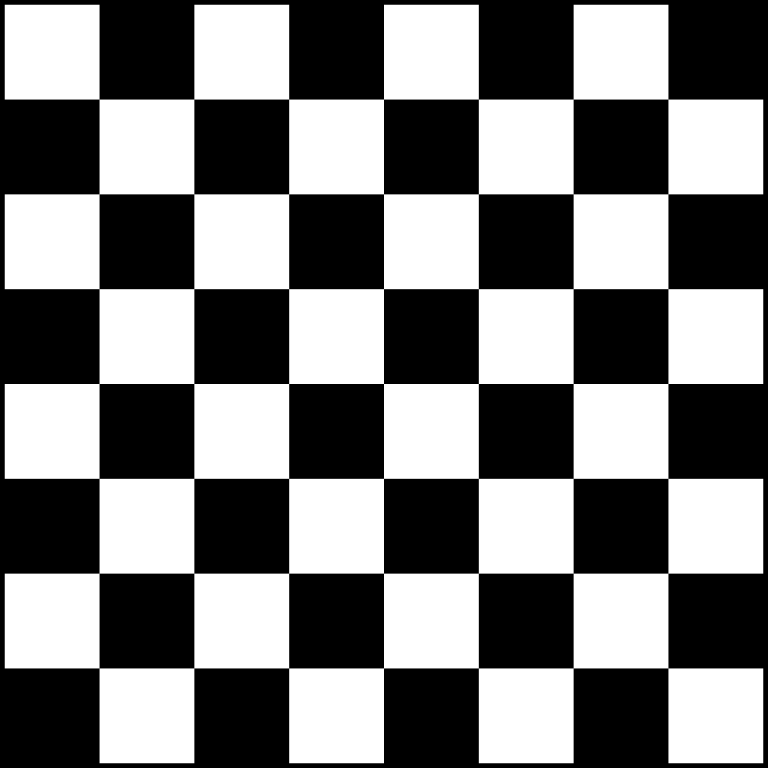
//> input picture Transforms/img_2.png, 768 x 768 px
$ ./main   (built with g++ and OpenCV 4)
//> lines starting //> are read from the running program, lines starting //| are printed output that depends on the picture; after the words box and inside, x2 and y2 are one past the last pixel; in counts of white or black regions, pixels touching at a corner belong together
//> further down, img is the input picture: 768 rows x 768 cols, CV_8UC3; min 0, max 255, mean 124.4
#include <iostream>
#include <iomanip>
#include <vector>
#include <cstdio>

#include <opencv2/core.hpp>
#include <opencv2/highgui.hpp>
#include <opencv2/imgcodecs.hpp>
#include <opencv2/imgproc.hpp>

#define RAD 0
#define DEG 1
#define PI 3.14159265358979323846

#include <Eigen/Dense>

using namespace Eigen;
using namespace std;
using namespace cv;

Mat rotateImgPart(Mat img, double x, double y, double width, double height, double angle, double scaleX = 1.0, double scaleY = 1.0, int mode = RAD) {
//> called with x = 192, y = 192, width = 200, height = 200, angle = 27, scaleX = 2, scaleY = 1, mode = 1
    bool applyCorrection = (int) angle % 90 != 0;

    Mat rotatedImg(img.cols, img.rows, CV_8UC3, Scalar(100,100,100));
    Mat scaledImg = rotatedImg.clone();

    Matrix3d R, T1, T2, S;
    Vector3d p[4], pc;

    p[0] << x, y, 1; // Canto superior esquerdo a imagem
    p[1] << x + width, y + height, 1; // Canto inferior direito da imagem
    pc = (p[0] + p[1])/2;

    if(mode == DEG) {
        angle *= PI/180;
    }

    T1 <<      1,      0, 0,
               0,      1, 0,
          -pc[0], -pc[1], 1;

    T2 <<     1,     0, 0,
              0,     1, 0,
          pc[0], pc[1], 1;

    R << cos(angle) , sin(angle), 0,
         -sin(angle), cos(angle), 0,
                   0,          0, 1;

    S << scaleX,      0, 0,
              0, scaleY, 0,
              0,      0, 1;

    Vector3d a, d;
    Vec3b **pixels = (Vec3b **) malloc(sizeof(Vec3b *) * (int) (height + 1));

    // Guarda os valores BGR dos pixels originais
    for(int i = 0; i < height + 1; i++) {
        pixels[i] = (Vec3b *) malloc(sizeof(Vec3b) * (int) (width + 1));

        for(int j = 0; j < width + 1; j++) {
            Vec3b pixel = img.at<Vec3b>(y + i, x + j); // BGR
            img.at<Vec3b>(y + i, x + j) = {0, 0, 0}; // Adiciona um fundo preto à parte da imagem que será extraida
            pixels[i][j] = pixel;
        }
    }
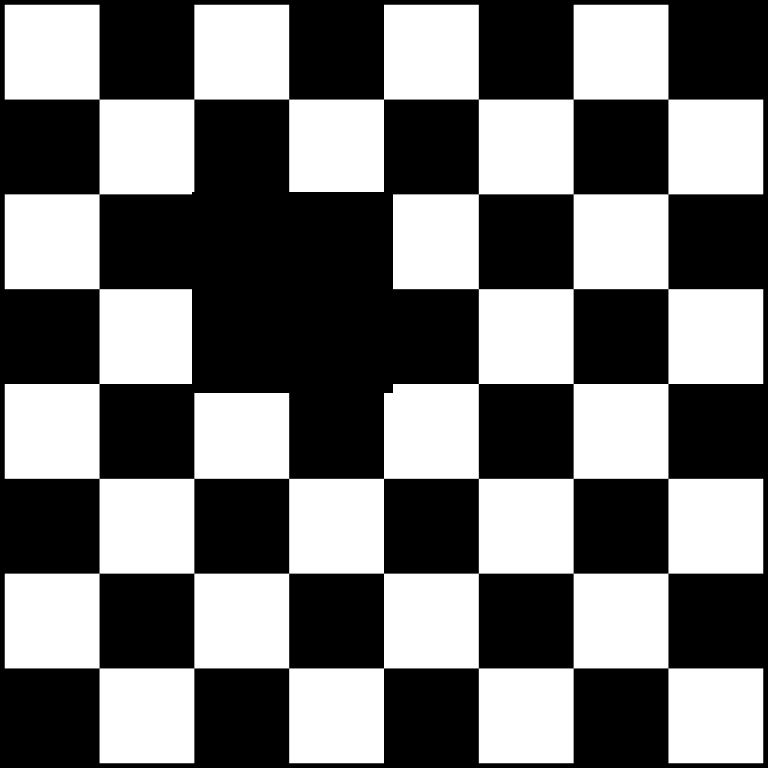
//> img: 768 rows x 768 cols, CV_8UC3; 3.5% of pixels changed, all inside (x1, y1, x2, y2) = (192, 192, 393, 393)

    if(scaleX != 1.0 || scaleY != 1.0) {
        // Altera a escala da imagem
        for(int i = 0; i < height + 1; i++) {
            for(int j = 0; j < width + 1; j++) {
                // Realiza as transformações ponto a ponto
                a << x + j, y + i, 1;
                d = a.transpose() * T1 * S * T2;

                if(d[0] >= 0 && d[0] < scaledImg.cols && d[1] >= 0 && d[1] < scaledImg.rows) {
                    for(int sy = 0; sy < scaleY; sy++) {
                        for(int sx = 0; sx < scaleX; sx++) {
                            if(d[0] + sx >= 0 && d[0] + sx < scaledImg.cols && d[1] + sy >= 0 && d[1] + sy < scaledImg.rows) scaledImg.at<Vec3b>(Point2d(d[0] + sx, d[1] + sy)) = pixels[i][j];
                        }
                    }
                }
            }
        }
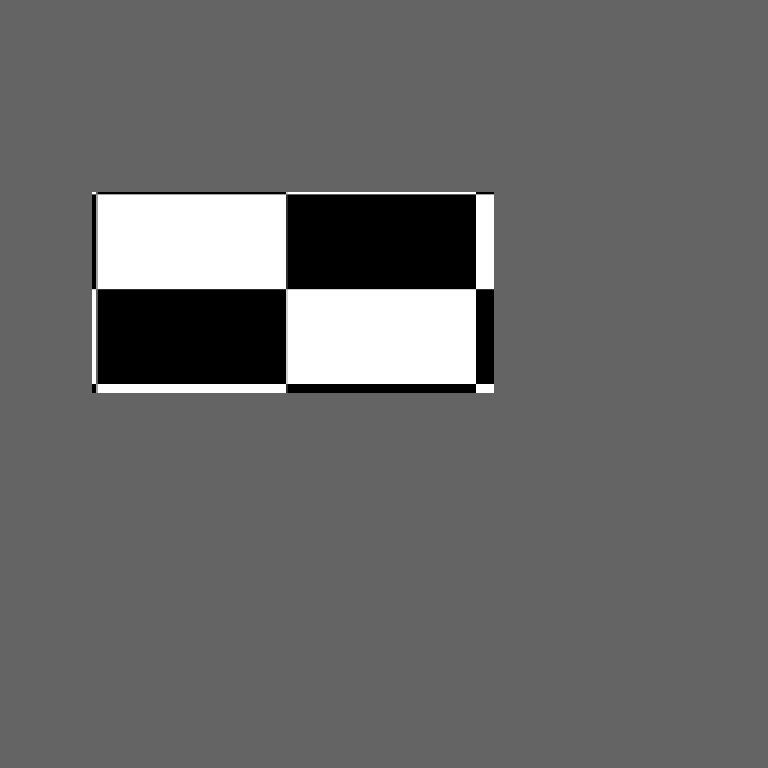
//> scaledImg: 768 rows x 768 cols, CV_8UC3; min 0, max 255, mean 103.8

        free(pixels); // Libera o espaço de memória usado anteriormente

        p[2] = p[0].transpose() * T1 * S * T2; // Calcula a posição do canto superior do recorte escalonado da imagem

        // Atualização dos valores
        x = p[2][0];
        y = p[2][1];
        width *= scaleX;
        height *= scaleY;

        pixels = (Vec3b **) malloc(sizeof(Vec3b *) * (int) (height + 1));

        // Guarda os valores BGR dos pixels que foram escalados
        for(int i = 0; i < height + 1; i++) {
            pixels[i] = (Vec3b *) malloc(sizeof(Vec3b) * (int) (width + 1));

            for(int j = 0; j < width + 1; j++) {
                Vec3b pixel = scaledImg.at<Vec3b>(y + i, x + j); // BGR
                pixels[i][j] = pixel;
            }
        }
    }

    // Rotaciona o recorte da imagem
    for(int i = 0; i < height + 1; i++) {
        for(int j = 0; j < width + 1; j++) {
            a << x + j, y + i, 1;
            d = a.transpose() * T1 * R * T2;

            if(d[0] >= 0 && d[0] < rotatedImg.cols && d[1] >= 0 && d[1] < rotatedImg.rows) {
                rotatedImg.at<Vec3b>(Point2d(d[0], d[1])) = pixels[i][j];

                if(applyCorrection) {
                    rotatedImg.at<Vec3b>(Point2d(d[0], d[1] - 1)) = pixels[i][j];
                    rotatedImg.at<Vec3b>(Point2d(d[0], d[1] + 1)) = pixels[i][j];
                    rotatedImg.at<Vec3b>(Point2d(d[0] - 1, d[1])) = pixels[i][j];
                    rotatedImg.at<Vec3b>(Point2d(d[0] + 1, d[1])) = pixels[i][j];
                }
            }
        }
    }
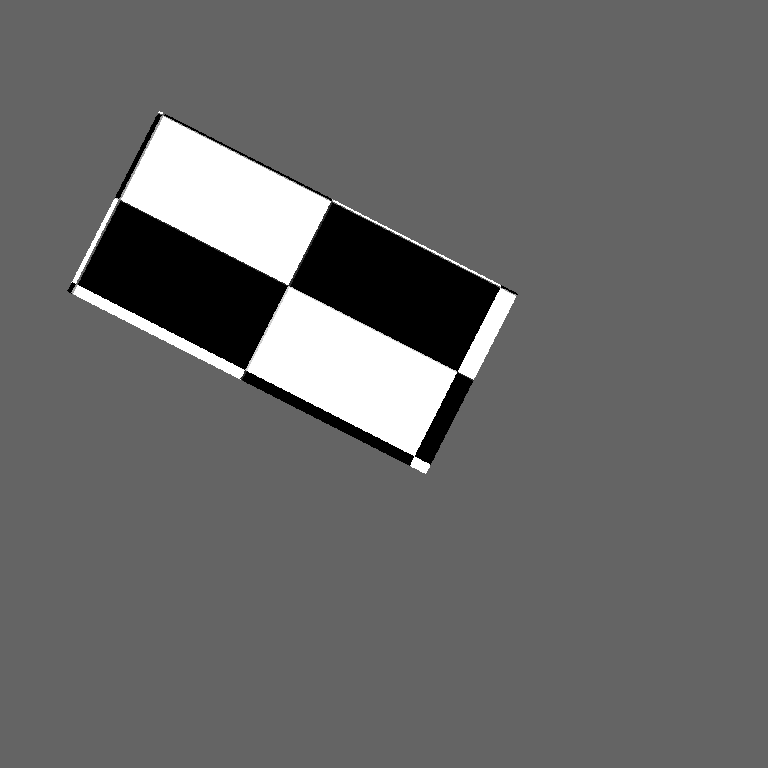
//> rotatedImg: 768 rows x 768 cols, CV_8UC3; min 0, max 255, mean 103.8

    return rotatedImg;
}

int main() {
    Mat img = imread("./img_2.png");
    Mat res;

    res = rotateImgPart(img, img.cols / 4, img.rows / 4, 200, 200, 27, 2, 1, DEG);

    cout << "Para encerrar o programa aperte qualquer tecla enquanto na tela de uma das imagens.\n";

    imshow("Original", img);
    imshow("Transformed Part", res);

    waitKey(0);
}

$ run again, with Transforms/img.png copied over Transforms/img_2.png
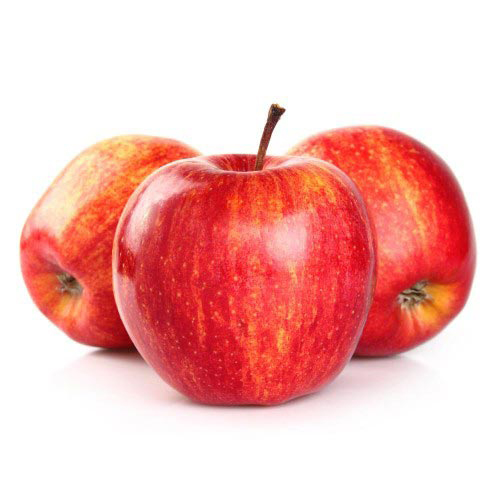
//> input picture Transforms/img.png, 500 x 500 px
//> img is the input picture: 500 rows x 500 cols, CV_8UC3; mean B, G, R 182.6, 186.1, 242.9
//> after the loop in rotateImgPart, `for(int i = 0; i < height + 1; i++)`:
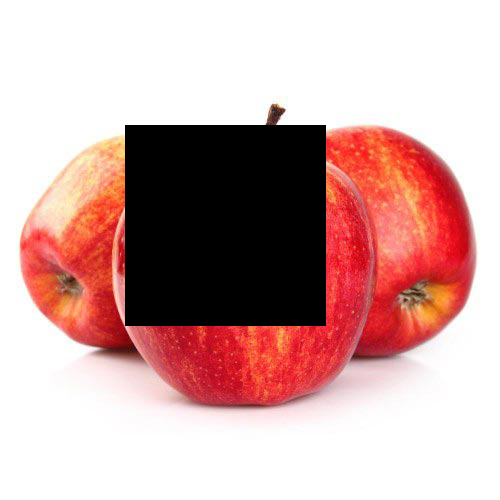
//> img: 500 rows x 500 cols, CV_8UC3; 16.16% of pixels changed, all inside (x1, y1, x2, y2) = (125, 125, 326, 326)
//> after the loop in rotateImgPart, `for(int i = 0; i < height + 1; i++)`:
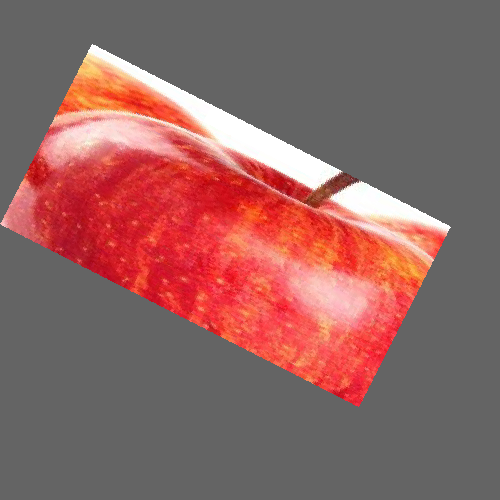
//> rotatedImg: 500 rows x 500 cols, CV_8UC3; mean B, G, R 98.8, 101.1, 143.3
